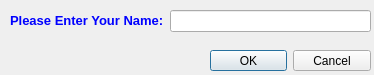
<?xml version="1.0" encoding="UTF-8"?>
<ui version="4.0">
 <class>GetPlayerNameDialog</class>
 <widget class="QDialog" name="GetPlayerNameDialog">
  <property name="geometry">
   <rect>
    <x>0</x>
    <y>0</y>
    <width>374</width>
    <height>75</height>
   </rect>
  </property>
  <property name="windowTitle">
   <string>Dialog</string>
  </property>
  <widget class="QDialogButtonBox" name="buttonBox">
   <property name="geometry">
    <rect>
     <x>210</x>
     <y>50</y>
     <width>161</width>
     <height>21</height>
    </rect>
   </property>
   <property name="orientation">
    <enum>Qt::Horizontal</enum>
   </property>
   <property name="standardButtons">
    <set>QDialogButtonBox::Cancel|QDialogButtonBox::Ok</set>
   </property>
  </widget>
  <widget class="QWidget" name="formLayoutWidget">
   <property name="geometry">
    <rect>
     <x>10</x>
     <y>10</y>
     <width>361</width>
     <height>31</height>
    </rect>
   </property>
   <layout class="QFormLayout" name="formLayout">
    <item row="0" column="0">
     <widget class="QLabel" name="instruction">
      <property name="text">
       <string>&lt;html&gt;&lt;head/&gt;&lt;body&gt;&lt;p&gt;&lt;span style=&quot; font-size:10pt; font-weight:600; color:#0000ff;&quot;&gt;Please Enter Your Name:&lt;/span&gt;&lt;/p&gt;&lt;/body&gt;&lt;/html&gt;</string>
      </property>
     </widget>
    </item>
    <item row="0" column="1">
     <widget class="QLineEdit" name="username"/>
    </item>
   </layout>
  </widget>
 </widget>
 <resources/>
 <connections>
  <connection>
   <sender>buttonBox</sender>
   <signal>accepted()</signal>
   <receiver>GetPlayerNameDialog</receiver>
   <slot>accept()</slot>
   <hints>
    <hint type="sourcelabel">
     <x>248</x>
     <y>254</y>
    </hint>
    <hint type="destinationlabel">
     <x>157</x>
     <y>274</y>
    </hint>
   </hints>
  </connection>
  <connection>
   <sender>buttonBox</sender>
   <signal>rejected()</signal>
   <receiver>GetPlayerNameDialog</receiver>
   <slot>reject()</slot>
   <hints>
    <hint type="sourcelabel">
     <x>316</x>
     <y>260</y>
    </hint>
    <hint type="destinationlabel">
     <x>286</x>
     <y>274</y>
    </hint>
   </hints>
  </connection>
 </connections>
</ui>
